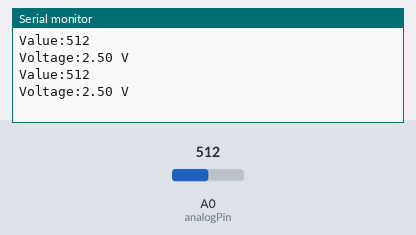
Bench run of a sketch on a simulated Arduino Uno, built with avr-gcc and run on an emulated ATmega328P. Shown: the last lines printed to the serial monitor. The inputs (shaded band) are chosen by the test bench; at power-on: A0 (analogPin) = 512.

Above: at 1.8 s.
1.9 s: A0 (analogPin) set to 716
At 2.6 s:
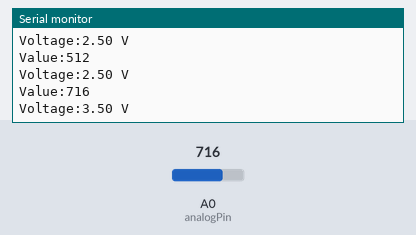
3.4 s: A0 (analogPin) set to 900
At 4.8 s:
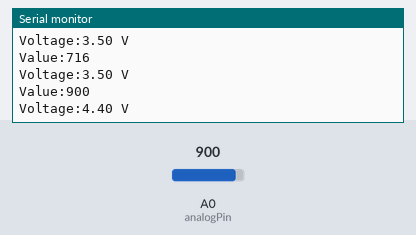
Timing chart, 0 to 6.4 s (numbered marks = the images above; inputs shaded):
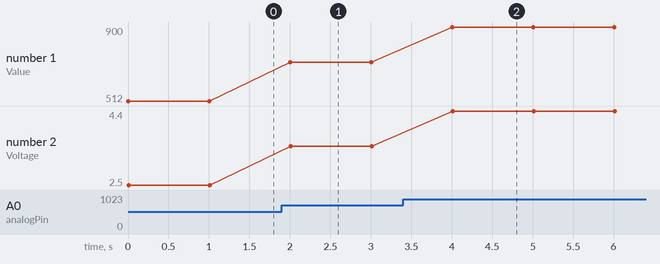

Measured:
- after the input at 1.9 s, the serial monitor: prints a new line after 0.10 s (image 1)
- after the input at 3.4 s, the serial monitor: prints a new line after 0.60 s (image 2)
- plotted number 1: 512 → 716 after the input at 1.9 s, 716 → 900 after the input at 3.4 s
- plotted number 2: 2.5 → 3.5 after the input at 1.9 s, 3.5 → 4.4 after the input at 3.4 s

The sketch:

AnalogReadADC.ino
```cpp
const int analogPin = A0;
int value;

void setup() {
  // put your setup code here, to run once:
  Serial.begin(9600);
}

void loop() {
  // put your main code here, to run repeatedly:
  value = analogRead(analogPin);
  Serial.print("Value:");
  Serial.println(value);

  Serial.print("Voltage:");
  Serial.print((5.0 * value)/1023);
  Serial.println(" V");
  Serial.println("");
  delay(1000);
}
```
